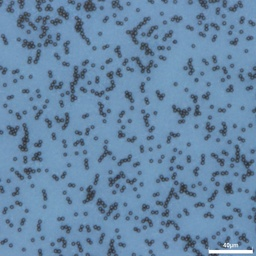
#> input picture Circle.jpg, 256 x 256 px, shrunk from 923 x 923 before the run
$ python count_circle.py
#> lines starting #> are read from the running program, lines starting #| are printed output that depends on the picture
import cv2
import numpy as np
import matplotlib.pyplot as plt

# Load the image
image = cv2.imread('Circle.jpg')
#> image is the input picture: shape (256, 256, 3); mean B, G, R 167.9, 136.4, 103.5

# Convert the image to grayscale
gray_image = cv2.cvtColor(image, cv2.COLOR_BGR2GRAY)
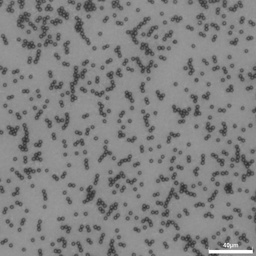
#> gray_image: shape (256, 256); min 43, max 255, mean 130.1

# Detect circles using Hough Circle Transform
circles = cv2.HoughCircles(
    gray_image,  # Use the grayscale image here
    cv2.HOUGH_GRADIENT,
    dp=1,
    minDist=20,
    param1=50,
    param2=30,
    minRadius=0,
    maxRadius=0
)
#> circles = 79 rows, first 8: [158.5, 126.5, 97.3], [157.5, 106.5, 87], [97.5, 164.5, 79.6], [177.5, 91.5, 77.4], [137.5, 109.5, 72.9], [153.5, 146.5, 74.5], [106.5, 133.5, 70], [128.5, 144.5, 75.3]

if circles is not None:
    circles = np.uint16(np.around(circles))
#> circles = 79 rows, first 8: [158, 126, 97], [158, 106, 87], [98, 164, 80], [178, 92, 77], [138, 110, 73], [154, 146, 74], [106, 134, 70], [128, 144, 75]

if circles is not None:
    for circle in circles[0, :]:
        center = (circle[0], circle[1])
        cv2.circle(image, center, 1, (0, 100, 100), 3)
        radius = circle[2]
        cv2.circle(image, center, radius, (255, 0, 255), 3)
#> this loop made 79 passes
#> (center, radius) on passes 1 to 12: ((158, 126), 97), ((158, 106), 87), ((98, 164), 80), ((178, 92), 77), ((138, 110), 73), ((154, 146), 74), ((106, 134), 70), ((128, 144), 75), ((4, 138), 100), ((132, 86), 62), ((74, 178), 64), ((80, 54), 44)
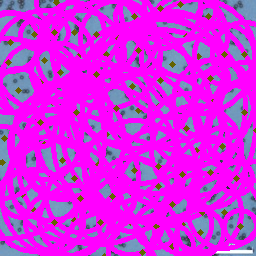
#> image: shape (256, 256, 3); mean B, G, R 228.4, 40, 212.7

    circle_count = len(circles[0])
#> circle_count = 79
else:
    circle_count = 0

print(f"Number of circles found: {circle_count}")
#| Number of circles found: 79

plt.imshow(cv2.cvtColor(image, cv2.COLOR_BGR2RGB))
plt.axis('off')
plt.show()

$ run again, with Img1.jpg copied over Circle.jpg
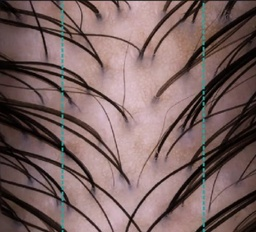
#> input picture Img1.jpg, 256 x 232 px, shrunk from 422 x 383 before the run
#> image is the input picture: shape (232, 256, 3); mean B, G, R 97.6, 99.2, 122.8
#> `gray_image = cv2.cvtColor(image, cv2.COLOR_BGR2GRAY)`:
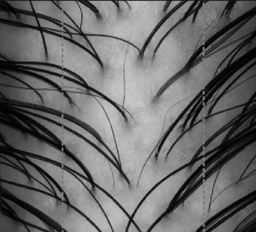
#> gray_image: shape (232, 256); min 0, max 204, mean 106.1
#> `circles = cv2.HoughCircles( gray_image,`: circles = 60 rows, first 8: [137.5, 131.5, 77.5], [126.5, 80.5, 73.3], [151.5, 82.5, 56.3], [71.5, 138.5, 54.8], [114.5, 118.5, 54.8], [148.5, 173.5, 44.5], [178.5, 82.5, 40.2], [255.5, 151.5, 77.2]
#> `circles = np.uint16(np.around(circles))`: circles = 60 rows, first 8: [138, 132, 78], [126, 80, 73], [152, 82, 56], [72, 138, 55], [114, 118, 55], [148, 174, 44], [178, 82, 40], [256, 152, 77]
#> the loop `for circle in circles[0, :]:` made 60 passes
#> after the loop `for circle in circles[0, :]:`:
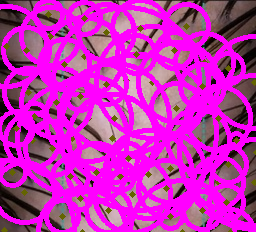
#> image: shape (232, 256, 3); mean B, G, R 182.2, 44, 195
#> circle_count = 60
#| Number of circles found: 60
